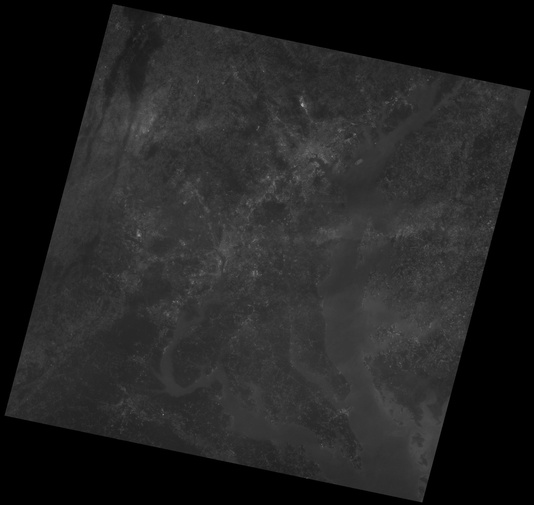
#> input picture Images/landsat_down.jpeg, 534 x 505 px, shrunk from 2010 x 1901 before the run, found by its file name
$ jupyter execute 02.Contrast_Streching.ipynb
#> lines starting #> are read from the running program, lines starting #| are printed output that depends on the picture; long printed decimals are rounded
[cell 1]
import numpy as np
from skimage import exposure, io, color, img_as_float
import matplotlib.pyplot as plt
np.random.seed(1000)

[cell 2]
I = np.random.rand(3, 3)
print(I)
io.imshow(I) # showing the image

[cell 3]
#doing addition operation
I_add = I + 0.2 # to increase brightness # the reason behind color panel shift is that the range increases after adding 0.3

print(I_add)
io.imshow(I_add)

# Normallly adding might give gray scale but here color, why?
# In matpotlib 0,1 black and white, so when added and increased number the value is upper than 1, it does not understand 0,1 mapping, it goes towards 0,2 which changes colorI_add

[cell 4]
# I_add[I_add>1] = 1 # where I_add greater than 1, set 1 #[ can use this or np]
# I_add = np.clip(I_add, 0, 1)
I_add = np.clip(I_add+0.2, 0, 1)

print(I_add)
io.imshow(I_add)

[cell 5]
I_sub = np.clip(I-0.2, 0, 1)

print(I_sub)
io.imshow(I_sub)
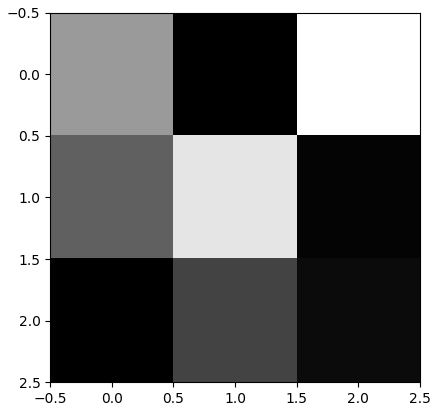
#> figure drawn by matplotlib, 1 panel
#> `[cell 7] plt.figure(figsize=(10,10)) plt.subplot(1,5,1)  # row, column..`:
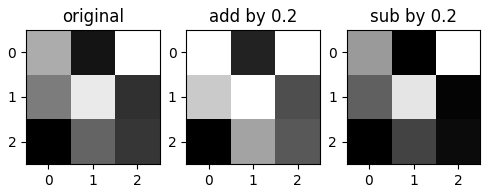
#> figure drawn by matplotlib, 3 panels

[cell 6]
# for contrast change multilpication or division

[cell 7]
plt.figure(figsize=(10,10))
plt.subplot(1,5,1)  # row, column, position
io.imshow(I)
plt.title("original")


plt.subplot(1,5,2)
io.imshow(I_add)
plt.title("add by 0.2")


plt.subplot(1,5,3)
io.imshow(I_sub)
plt.title("sub by 0.2")

# [8 lines of commented-out code are left out]

[cell 8]
# I_sat = io.imread("/content/landsat_down.jpeg") # we want our image to be in 0, 1 so we do float
I_sat = img_as_float(io.imread("/content/landsat_down.jpeg")) # equivalant ot dividing with 255
#> I_sat: shape (505, 534) float64; min 0, max 0.682, mean 0.138
io.imshow(I_sat)

[cell 9]
print(f"Max Value = {np.max(I_sat)}")
#| Max Value = 0.6824
print(f"Min Value = { np.min(I_sat)}")
#| Min Value = 0.0

[cell 10]
# y, x = exposure.histogram(variable, intensity level, for y axis, if true then 1200/total pixel)
hist_orig, bins_hist = exposure.histogram(I_sat, nbins = 256, normalize = True)
#> hist_orig = 256 values, max 0.314 at index 0, min 0 at index 3, mean 0.00391; bins_hist = 256 values from 0.00133 to 0.681
hist_test, bins_test = exposure.histogram(I_sat, nbins = 256, normalize = False)
#> hist_test = 256 values, max 84714 at index 0, min 0 at index 3, mean 1053.4; bins_test = 256 values from 0.00133 to 0.681

plt.subplot(1,2,1)  # row, column, position
b_with_true = plt.plot(bins_test, hist_test)
#> b_with_true = 1 item
print(b_with_true)
#> (printed output is left out)

plt.subplot(1,2,2)  # row, column, position
a_w_false = plt.plot(bins_hist, hist_orig)
#> a_w_false = 1 item
print(a_w_false)
#> (printed output is left out)
#> figure, not shown here; panel 1: curve peaks at x = 0.00133, y = 84714; panel 2: curve peaks at x = 0.00133, y = 0.314

[cell 11]
I_sat_stretched = np.clip(4*(I_sat - 0.1),0,1)
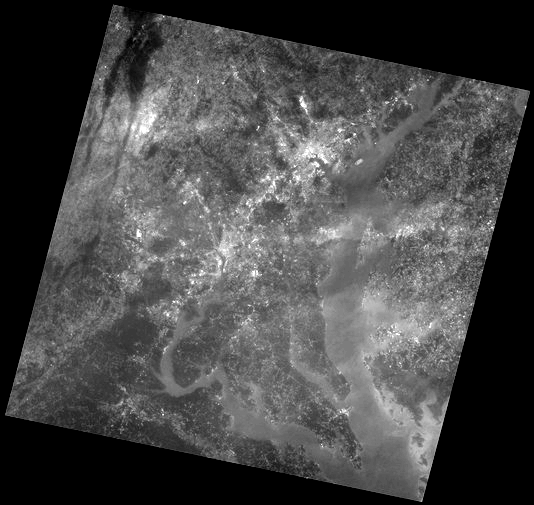
#> I_sat_stretched: shape (505, 534) float64; min 0, max 1, mean 0.281
io.imshow(I_sat_stretched)

[cell 12]
hist_stretched, bins_hist=exposure.histogram(I_sat_stretched, nbins=256, normalize=False)
#> hist_stretched = 256 values, max 88270 at index 0, min 0 at index 1, mean 1053.4; bins_hist = 256 values from 0.00195 to 0.998

plt.figure(figsize=(10,10))
plt.subplot(1,2,1)
io.imshow(I_sat)
plt.title("original")
plt.subplot(1,2,2)
io.imshow(I_sat_stretched)
plt.title("after streching")

[cell 13]
hist, bins_hist = exposure.histogram(I_sat, nbins = 256, normalize = False) #hist is the y axis values , basically quantization
#> hist has the same summary as hist_test; bins_hist = 256 values from 0.00133 to 0.681
hist_stretched, bins_hist = exposure.histogram(I_sat_stretched, nbins = 256, normalize = False)
#> bins_hist = 256 values from 0.00195 to 0.998

plt.figure()
plt.subplot(1,2,1)
plt.plot(bins_hist,hist)
plt.title("Before Contrast Streching)")

plt.subplot(1,2,2)
plt.plot(bins_hist,hist_stretched)
plt.title("After Contrast Streching")

# plt.plot(bins_hist,hist)
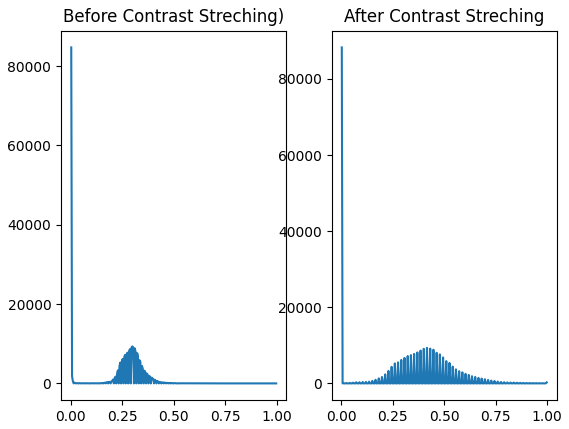
#> figure drawn by matplotlib, 2 panels; panel 1: curve peaks at x = 0.00195, y = 84714; panel 2: curve peaks at x = 0.00195, y = 88270

[cell 14]
print(hist[0])
#| 84714
print(hist_stretched[0])
#| 88270

[cell 15]
I_xray = img_as_float(color.rgb2gray(io.imread("/content/XRAY.jpeg"))) # equivalant ot dividing with 255
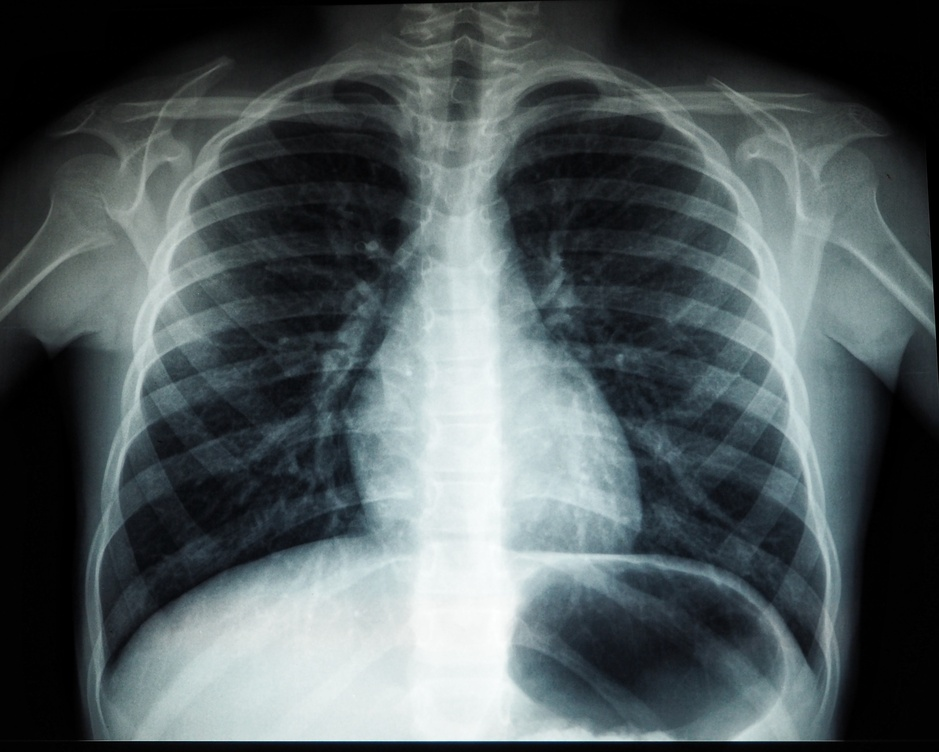
#> input picture Images/xray.jpeg, 939 x 752 px, shrunk from 3537 x 2831 before the run, found by its file name
#> I_xray: shape (752, 939) float64; min 0, max 0.998, mean 0.347
io.imshow(I_xray)

# Power law transformation

[cell 16]
# Power law transformation
gamma = 0.4 # more less, x intensity range smaller for y intensity
I_xray_enhanced = np.clip(1*  (I_xray ** gamma), 0, 1) # s = c*r^(gamma)
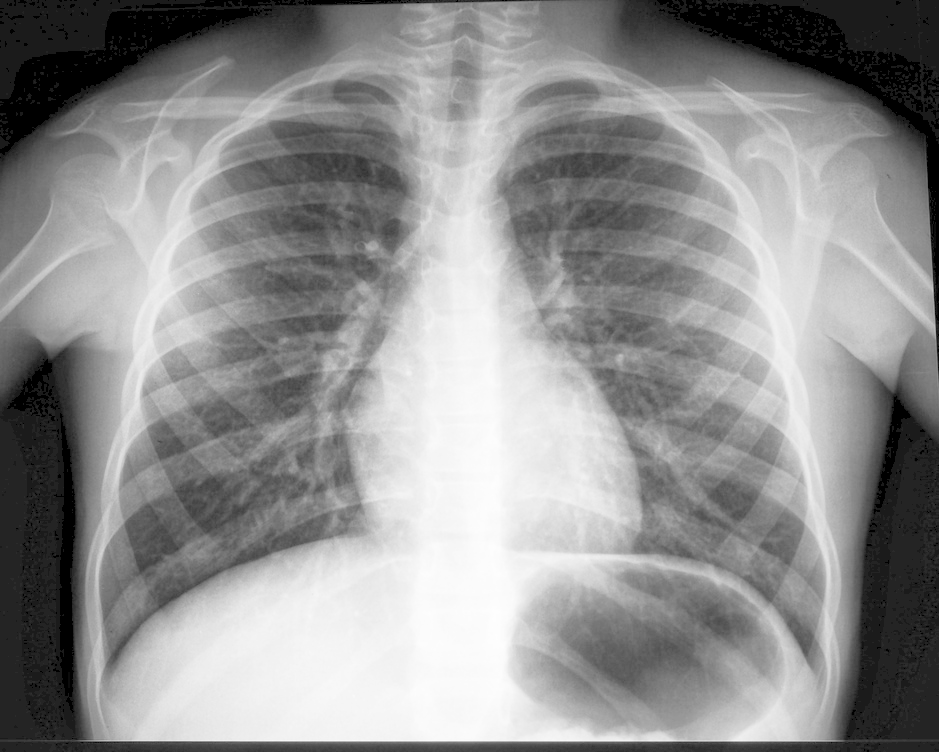
#> I_xray_enhanced: shape (752, 939) float64; min 0, max 0.999, mean 0.57
io.imshow(I_xray_enhanced)

[cell 17]
# @title Gray level Slicing Increasing the Intensity in region of interest
#

[cell 18]
I_ang = img_as_float(io.imread("/content/angiogram_bw.jpeg"))
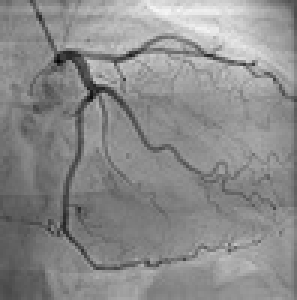
#> input picture Images/angiogram_bw.jpeg, 99 x 100 px, shrunk from 374 x 376 before the run, found by its file name (shown 3 times larger)
#> I_ang: shape (100, 99) float64; min 0.0196, max 0.965, mean 0.544
io.imshow(I_ang)

[cell 19]
# take negative to make white
negative = 1-I_ang
io.imshow(negative)

[cell 20]
# intensity range highher from background
plt.plot(negative[70,:])
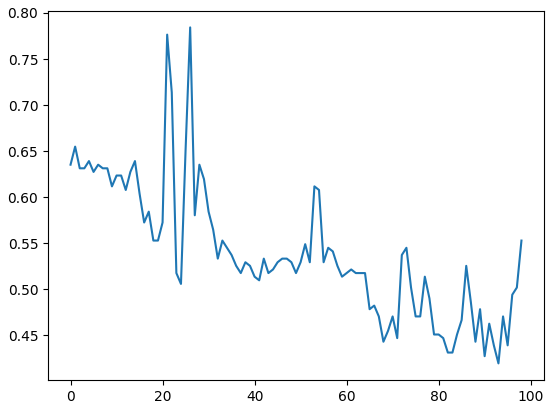
#> figure drawn by matplotlib, 1 panel; curve peaks at x = 26, y = 0.784

[cell 21]
# making background darker adn whites focused
negative = 1-I_ang

lower_threshold = 0.6
higher_threshold = 0.7

negative[negative < lower_threshold] = 0
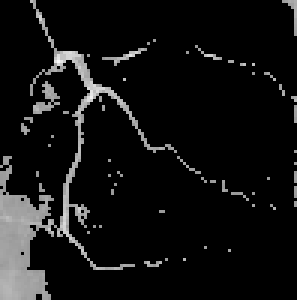
#> negative: shape (100, 99) float64 (shown 3 times larger); min 0, max 0.98, mean 0.0701
negative[negative > higher_threshold] = 0

negative[(negative >= lower_threshold) & (negative <= higher_threshold)] = 1

io.imshow(negative)

[cell 22]
# to hightlight only negative[(negative >= lower_threshold) & (negative <= higher_threshold)] = 1 and not the background\

negative = 1-I_ang
lower_threshold = 0.6
higher_threshold = 0.7


negative[(negative >= lower_threshold) & (negative <= higher_threshold)] = 1
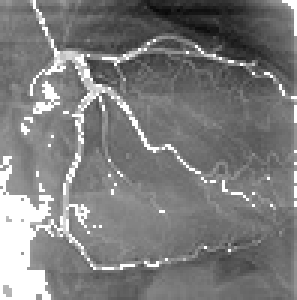
#> negative: shape (100, 99) float64 (shown 3 times larger); min 0.0353, max 1, mean 0.487

io.imshow(negative)
